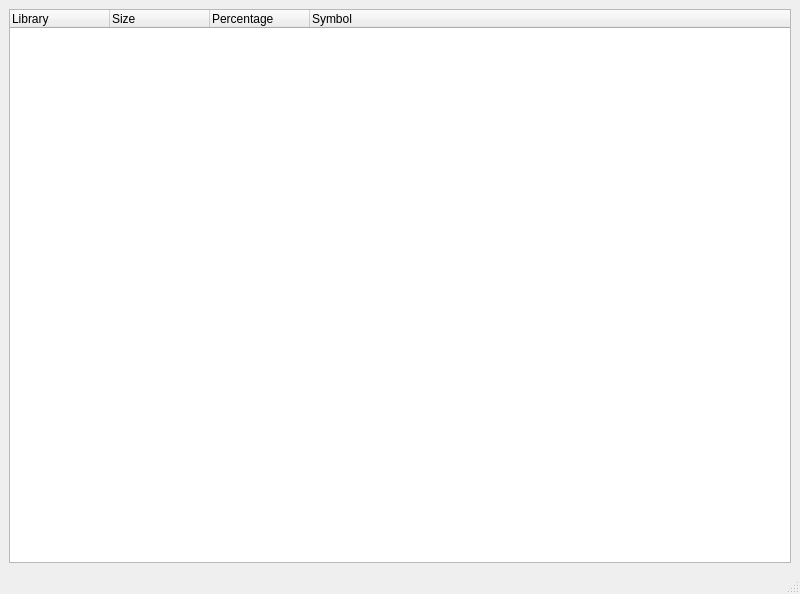
<?xml version="1.0" encoding="UTF-8"?>
<ui version="4.0">
 <class>MainWindow</class>
 <widget class="QMainWindow" name="MainWindow">
  <property name="geometry">
   <rect>
    <x>0</x>
    <y>0</y>
    <width>800</width>
    <height>594</height>
   </rect>
  </property>
  <property name="windowTitle">
   <string>Native Heap Dump Viewer</string>
  </property>
  <widget class="QWidget" name="centralwidget">
   <layout class="QGridLayout" name="gridLayout">
    <item row="0" column="0">
     <widget class="QTreeWidget" name="treeWidget">
      <column>
       <property name="text">
        <string>Library</string>
       </property>
      </column>
      <column>
       <property name="text">
        <string>Size</string>
       </property>
      </column>
      <column>
       <property name="text">
        <string>Percentage</string>
       </property>
      </column>
      <column>
       <property name="text">
        <string>Symbol</string>
       </property>
      </column>
     </widget>
    </item>
   </layout>
  </widget>
  <widget class="QMenuBar" name="menubar">
   <property name="geometry">
    <rect>
     <x>0</x>
     <y>0</y>
     <width>800</width>
     <height>20</height>
    </rect>
   </property>
  </widget>
  <widget class="QStatusBar" name="statusbar"/>
 </widget>
 <resources/>
 <connections/>
</ui>
